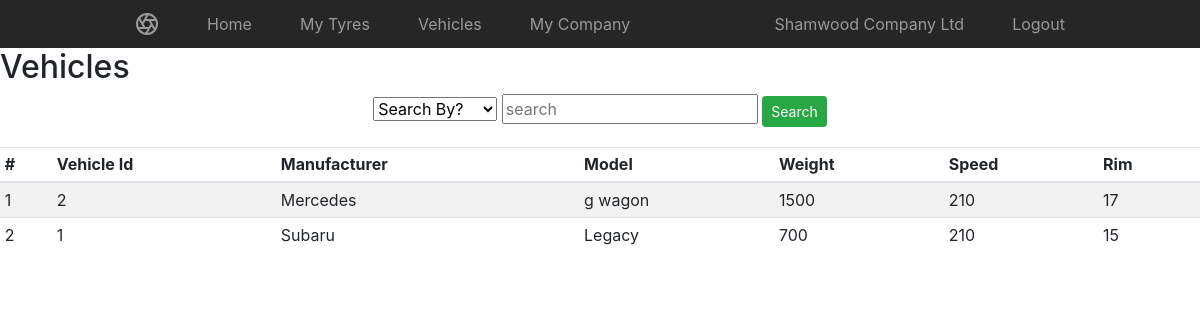
/dealer/vehicles.php (signed in), run on the app's committed database.
### tables this page shows
CREATE TABLE `vehicles` (
  `vehicle_id` int(100) NOT NULL,
  `manufacturer` varchar(100) NOT NULL,
  `model` varchar(100) NOT NULL,
  `weight` int(100) NOT NULL,
  `speed` int(100) NOT NULL,
  `rim` int(100) NOT NULL
);

### dealer/vehicles.php (the view, shortened to what this page needs)
<?php
include("../includes/connect.php");
if(!isset($_SESSION['dealer'])){
header("location: ../login.php?error=You need to be logged in!");
}else{
?>
<!doctype html>
<html lang="en">
  <head>
<link rel="stylesheet" href="https://maxcdn.bootstrapcdn.com/bootstrap/4.0.0/css/bootstrap.min.css">
    <link href="../css/style.css" rel="stylesheet">
  </head>
  <body>
    <nav class="site-header sticky-top py-1">
  <div class="container d-flex flex-column flex-md-row justify-content-between">
    <a class="py-2" href="#">
    </a>
    <a class="py-2 d-none d-md-inline-block" href="home.php">Home</a>
    <a class="py-2 d-none d-md-inline-block" href="products.php">My Tyres</a>
    <a class="py-2 d-none d-md-inline-block" href="vehicles.php">Vehicles</a>
    <a class="py-2 d-none d-md-inline-block" href="company.php">My Company</a>
    <a class="py-2 d-none d-md-inline-block" href="#"><?php print $_SESSION['name'];?></a>
    <a class="py-2 d-none d-md-inline-block" href="../processes/logout.php">Logout</a>
  </div>
</nav>
<h2>Vehicles</h2>
<div align="center" style="padding-left:0px;padding-bottom:10px">
<form method="POST" action="#">
<select type="text" name="cat" required>
								<option>Search By?</option>
				  </select>
<input type="text" name="name" placeholder="search" required>
<button class="btn btn-sm btn-success" name="search">Search</button>
</form>
</div>
      <div class="table-responsive" style="padding-top:10px">
        <table class="table table-striped table-sm">
          <thead>
            <tr>
              <th>#</th>
              <th>Vehicle Id</th>
              <th>Manufacturer</th>
              <th>Model</th>
              <th>Weight</th>
              <th>Speed</th>
              <th>Rim</th>
            </tr>
          </thead>
          <tbody>
		  <?php
		  if(isset($_POST["search"])){
			  $cat=$_POST["cat"];
			  $search=$_POST["name"];
			  $qry="SELECT * FROM vehicles WHERE $cat like '%$search%' ORDER BY vehicle_id DESC";
		}else{
		  $qry="SELECT * FROM vehicles ORDER BY vehicle_id DESC";
		}
          $res = $pdo->query($qry);
          $counter=1;
		  if($res->num_rows > 0){
		  while($row = $res->fetch_assoc()){
		  ?>
            <tr>
              <td><?php echo $counter;?></td>
              <td><?php echo $row["vehicle_id"];?></td>
              <td><?php echo $row["manufacturer"];?></td>
              <td><?php echo $row["model"];?></td>
              <td><?php echo $row["weight"];?></td>
              <td><?php echo $row["speed"];?></td>
              <td><?php echo $row["rim"];?></td>
            </tr>
			<?php
			$counter++;
		  }
		  }else{
		  print "No data";
		  }
			?>
          </tbody>
        </table>
		</div>
      </body>
</html>
<?php
}
?>

### css/style.css (style rules this page uses)
.container { max-width: 960px; }
.site-header { background-color: rgba(0, 0, 0, .85); -webkit-backdrop-filter: saturate(180%) blur(20px); backdrop-filter: saturate(180%) blur(20px); }
.site-header a { color: #999; transition: ease-in-out color .15s; }

### data on the page
vehicles: vehicle_id "2", manufacturer "Mercedes", model "g wagon", weight "1500", speed "210", rim "17"
vehicles: vehicle_id "1", manufacturer "Subaru", model "Legacy", weight "700", speed "210", rim "15"

### other printed values
$_SESSION['name'] "Shamwood Company Ltd"
